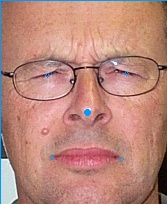
#> input picture new_faces/10/image_0159.jpg, 167 x 204 px
$ python getData.py
#> lines starting #> are read from the running program, lines starting #| are printed output that depends on the picture
import os
import numpy as np
import cv2
import skimage

read_directory = os.path.join(os.path.abspath(os.getcwd()), r'new_faces')
save_directory = os.path.abspath(os.getcwd())
id2img = []
id2Label = []
img_Id = 0
dataSet = []    #list of tuple[img1_id,img2_id]
labelSet = []    #list of label

with os.scandir(read_directory) as entries:
    for entry in entries:
        if not entry.name.endswith(".DS_Store"):
            os.chdir(entry.path)
#            print(entry.name)
            for filename in os.listdir(entry.path):
#                if img_Id >=1:
#                    break
                image = cv2.imread(filename,cv2.COLOR_BGR2RGB)
#> image is the input picture: shape (204, 167, 3); mean B, G, R 123, 135.4, 186.8
                image = cv2.resize(image,(57,77))
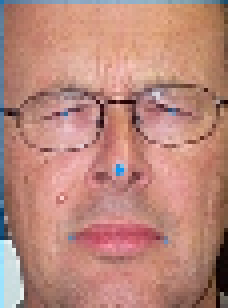
#> image: shape (77, 57, 3) (shown 4 times larger); mean B, G, R 123, 135.3, 186.5
                image = skimage.img_as_float32(image)
                id2img.append(image)
                id2Label.append(entry.name)
                img_Id+=1
#> pass 2 of the loop `for entry in entries:`:
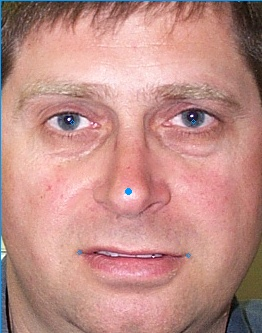
#> input picture new_faces/1/image_0001.jpg, 262 x 333 px
#> image is the input picture: shape (333, 262, 3); mean B, G, R 135.4, 142.1, 192
#> `image = cv2.resize(image,(57,77))`:
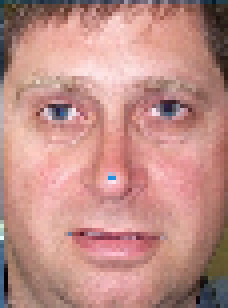
#> image: shape (77, 57, 3) (shown 4 times larger); mean B, G, R 134.9, 141.7, 191.8
#                os.chdir('/Users/rasn/Downloads')
#                cv2.imwrite('test.jpg', image)
t_n = 0
f_n = 0
for i in range(img_Id):
    for j in range(i+1,img_Id):
            label = id2Label[i]==id2Label[j]
            if label:
                if t_n<4000:
                    t_n+=1
                else:
                    continue
            else:
                if f_n<4000:
                    f_n+=1
                else:
                    continue
            data = [i,j,label]
            dataSet.append(data)
dataSet = np.array(dataSet)
np.random.shuffle(dataSet)
print(t_n,f_n,t_n+f_n)
print(dataSet.shape)
os.chdir(save_directory)
train_data = dataSet[0:int(0.8*dataSet.shape[0]),0:2]
train_label = dataSet[0:int(0.8*dataSet.shape[0]),2:3]
test_data = dataSet[int(0.8*dataSet.shape[0]):,0:2]
test_label = dataSet[int(0.8*dataSet.shape[0]):,2:3]
print(train_data.shape,train_label.shape,test_data.shape,test_label.shape)
np.save('img_db.npy', id2img)
np.save('train_data.npy', train_data)
np.save('train_labels.npy', train_label)
np.save('test_data.npy', test_data)
np.save('test_labels.npy', test_label)
